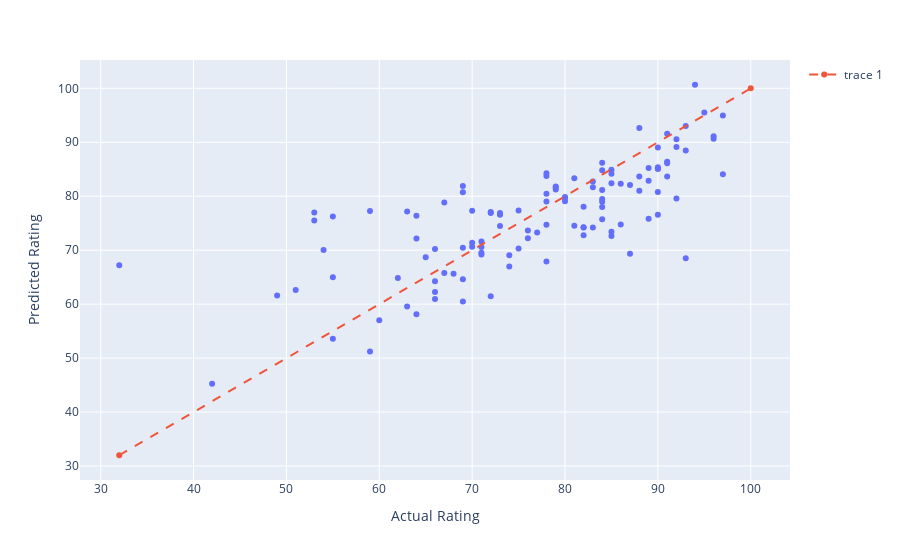

The code cell stored with this chart in its notebook:
### Code cell
# scatter plot of predicted scores vs actual for test set
fig = px.scatter(test_scores, x="Actual Rating", y="Predicted Rating", hover_name= 'Game')
#calculate minimum point for dashed line
min1 = min(test_scores["Actual Rating"])
min2 = min(test_scores["Predicted Rating"])
min3 = min(min1, min2)
#plot dashed line
fig.add_trace(go.Scatter(x=[min3,100], y=[min3, 100], line = dict(dash = 'dash')))

### Figure 1 — Plotly figure (JSON) as saved in the notebook; plotly's stock layout.template omitted (floating-point values rounded to 4 significant figures)
{"data": [{"hovertemplate": "<b>%{hovertext}</b><br><br>Actual Rating=%{x}<br>Predicted Rating=%{y}<extra></extra>", "hovertext": ["Assassin's Creed Origins", "Warhammer Vermentide 2", "A Short Hike", "Mario Golf: Super Rush", "Halo Reach", "Counter-Strike 2", "Marvel's Spider-Man Miles Morales", "Bioshock", "Far Cry Primal", "Octopath Traveller", "Call of Duty Modern Warfare 3", "Fifa 13", "Assassin's Creed IV Black Flag", "Xenoblade Chronicles", "Crypt of the Necrodancer", "Football Manager 2007", "Dragon Age Inquisition", "Game Dev Tycoon", "Pikmin 4", "Bayonetta", "Banjo-Kazooie", "Forza Motorsport 7", "Europa Universalis IV", "Tetris", "WRC 9", "Pokemon Omega Ruby", "Detroit Become Human", "Little Big Planet 3", "Armored Core VI: Fires of Rubicon", "Starfield", "Forza Horizon 3", "Embr", "Ys VIII Lacrimosa of Dana", "Super Mario 3D World", "Hi-Fi Rush", "Pure Pool", "Destruction Allstars", "Football Manager 2010", "Pokemon SoulSilver", "Guacamelee!", "Nintendogs", "Uncharted 4 A Thief's End", "Pokemon Sword", "Brain Training", "Dragon Quest Builders", "Call of Duty Black Ops II", "Super Mario Galaxy", "Football Manager 2013", "Warpips", "Splatoon 3", "Super Mario 64", "Assassin's Creed Brotherhood", "Inside", "Civilization Beyond Earth", "Grand Theft Auto V", "Ys IX: Monstrum Nox", "Kena: Bridge of Spirits", "Assassin's Creed Odyssey", "Football Manager 2015", "Gears of War", "Awesomenauts", "Worms W.M.D", "Buzz! Junior Jungle Party", "Trek to Yomi", "Just Cause 3", "A Plague Tale: Requiem", "Lies of P", "Psychonauts 2", "Star Wars Squadrons", "Star Wars Jedi Fallen Order", "Unsighted", "Wii Sports", "F1 2011", "Football Manager 2009", "Infamous First Light", "Luna", "Crash Bandicoot 3: Warped", "GreedFall", "The Last of Us Part II", "Apex Legends", "Far Cry 5", "Cat Quest II", "Football Manager 2008", "Need for Speed Unbound", "Terraria", "Stellaris", "Crash Team Racing", "Lost Ark", "Super Smash Bros. Brawl", "The Jackbox Party Pack 6", "F1 2012", "TemTem", "Assassin's Creed Unity", "Kingdom Hearts 3", "Super Smash Bros. Ultimate", "Bayonetta 2", "Sunlight", "Divinity Original Sin 2", "Mario Kart 7", "Luigi's Mansion 3", "Control", "Skyrim", "Pokemon Violet", "High on Life", "Guardians of the Galaxy", "Minecraft Legends", "Nobody Saves The World", "Call of Duty WW2", "DC Universe Online", "Final Fantasy XVI", "Velocity 2X", "Fifa 06 Game Boy Advance", "Dirt 5", "Driveclub", "Aces and Adventures", "F1 2017", "Baldur's Gate 3"], "legendgroup": "", "marker": {"color": "#636efa", "symbol": "circle"}, "mode": "markers", "name": "", "orientation": "v", "showlegend": false, "type": "scatter", "x": [82, 76, 89, 67, 90, 70, 88, 93, 66, 53, 84, 78, 88, 78, 73, 91, 92, 66, 80, 69, 85, 82, 84, 90, 74, 78, 69, 55, 82, 76, 93, 60, 90, 88, 97, 51, 55, 83, 91, 75, 72, 94, 59, 71, 64, 79, 97, 79, 71, 84, 96, 92, 81, 64, 95, 83, 84, 67, 73, 85, 64, 65, 62, 69, 63, 63, 87, 89, 70, 90, 85, 75, 80, 84, 71, 59, 87, 68, 96, 79, 73, 71, 86, 66, 83, 72, 84, 54, 91, 66, 78, 69, 81, 78, 90, 90, 32, 89, 85, 82, 53, 69, 74, 72, 86, 49, 78, 77, 55, 92, 70, 42, 80, 93, 85, 84, 91], "xaxis": "x", "y": [74.26, 73.64, 75.84, 65.79, 85.36, 71.36, 83.66, 93.03, 70.23, 75.51, 86.19, 83.75, 81.01, 84.27, 76.56, 83.67, 89.11, 60.95, 79.05, 80.75, 84.9, 74.22, 84.82, 76.55, 69.08, 80.46, 70.46, 76.23, 72.75, 72.23, 88.46, 57.01, 80.76, 92.64, 84.07, 62.64, 53.59, 82.71, 86.37, 77.36, 76.91, 100.7, 77.26, 71.6, 58.14, 81.66, 94.98, 81.25, 69.22, 78.01, 90.63, 90.56, 83.35, 76.39, 95.54, 74.22, 79.48, 78.84, 74.5, 84.18, 72.18, 68.68, 64.86, 60.49, 59.57, 77.16, 69.33, 82.88, 70.64, 85.07, 73.42, 70.32, 79.68, 78.96, 70.57, 51.24, 82.07, 65.63, 91.11, 81.8, 76.89, 69.51, 82.33, 62.26, 81.67, 77.06, 75.72, 70.02, 91.58, 64.25, 79.04, 64.6, 74.52, 74.72, 89.04, 85.09, 67.23, 85.25, 82.39, 78.05, 76.98, 81.88, 66.99, 61.48, 74.74, 61.62, 67.91, 73.26, 64.99, 79.57, 77.29, 45.23, 79.84, 68.5, 72.62, 81.17, 86.12], "yaxis": "y"}, {"line": {"dash": "dash"}, "type": "scatter", "x": [32, 100], "y": [32, 100]}], "layout": {"legend": {"tracegroupgap": 0}, "margin": {"t": 60}, "xaxis": {"anchor": "y", "domain": [0, 1], "title": {"text": "Actual Rating"}}, "yaxis": {"anchor": "x", "domain": [0, 1], "title": {"text": "Predicted Rating"}}}}
